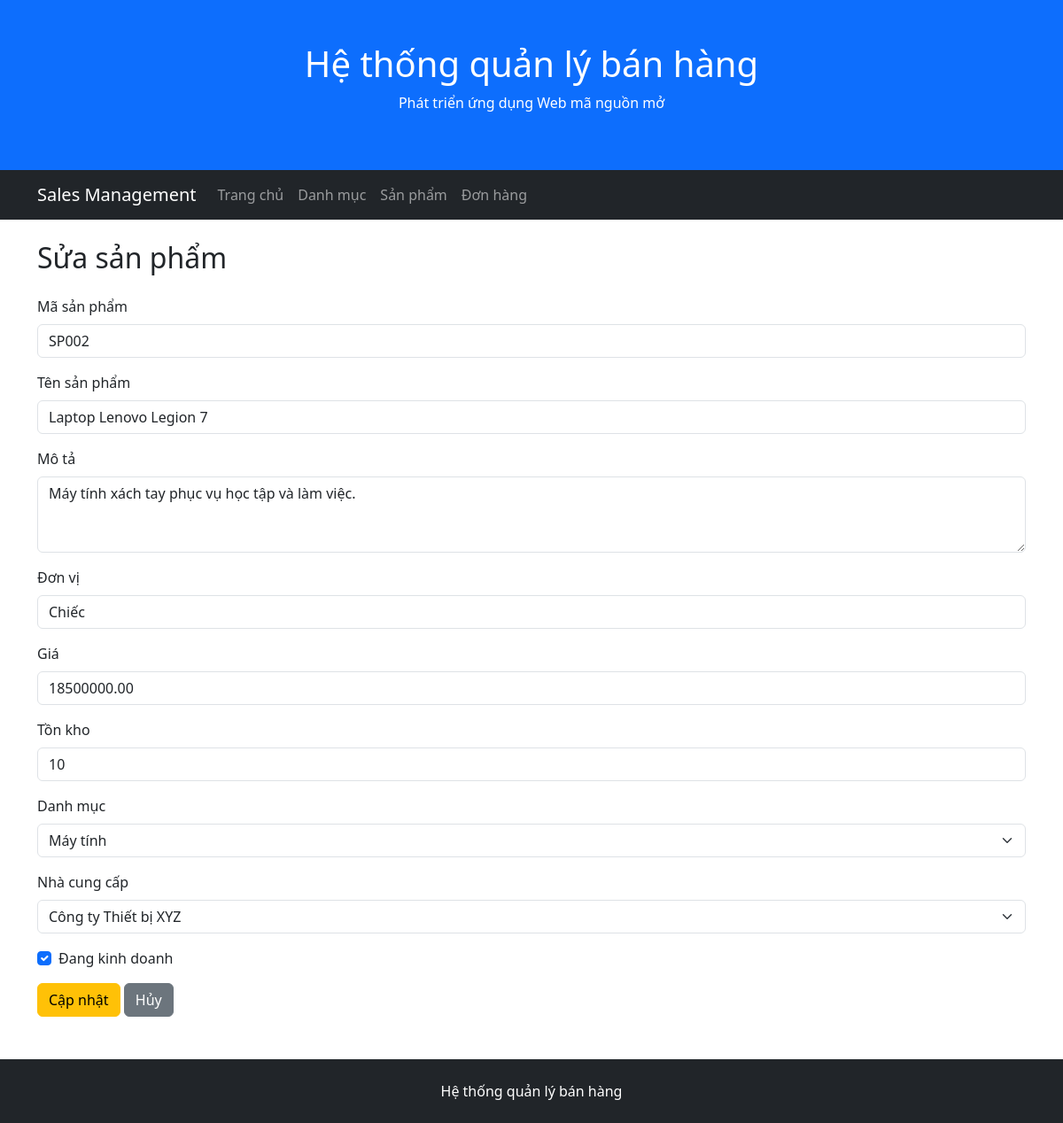
The app's page /products/edit.php?id=2 with its own data.
### tables this page shows
CREATE TABLE products (
    ProductID INT AUTO_INCREMENT PRIMARY KEY,
    ProductCode VARCHAR(50) NOT NULL UNIQUE,
    ProductName VARCHAR(255) NOT NULL,
    Description TEXT,
    Unit VARCHAR(20),
    Price DECIMAL(12,2) NOT NULL DEFAULT 0,
    StockQuantity INT NOT NULL DEFAULT 0,
    IsActive BOOLEAN NOT NULL DEFAULT TRUE,
    SupplierID INT NOT NULL,
    CategoryID INT NOT NULL,

    CONSTRAINT chk_products_price CHECK (Price >= 0),
    CONSTRAINT chk_products_stock CHECK (StockQuantity >= 0),
    CONSTRAINT fk_products_supplier
        FOREIGN KEY (SupplierID) REFERENCES suppliers(SupplierID),
    CONSTRAINT fk_products_category
        FOREIGN KEY (CategoryID) REFERENCES categories(CategoryID)
);

CREATE TABLE categories (
    CategoryID INT AUTO_INCREMENT PRIMARY KEY,
    CategoryName VARCHAR(200) NOT NULL,
    Description TEXT
);

CREATE TABLE suppliers (
    SupplierID INT AUTO_INCREMENT PRIMARY KEY,
    SupplierName VARCHAR(200) NOT NULL,
    ContactName VARCHAR(100),
    Address VARCHAR(200),
    City VARCHAR(100),
    PostalCode VARCHAR(20),
    Country VARCHAR(100),
    Phone VARCHAR(20)
);

### public/products/edit.php (the view, shortened to what this page needs)
<?php
require_once '/var/www/src/config/database.php';
$productID = isset($_GET['id']) ? (int) $_GET['id'] : 0;
$sql = "
    SELECT *
    FROM products
    WHERE ProductID = ?
";
$stmt = $conn->prepare($sql);
$stmt->bind_param('i', $productID);
$stmt->execute();
$result = $stmt->get_result();
$product = $result->fetch_assoc();
$sqlCategories = "
    SELECT CategoryID, CategoryName
    FROM categories
    ORDER BY CategoryName
";
$categories = $conn->query($sqlCategories);
$sqlSuppliers = "
    SELECT SupplierID, SupplierName
    FROM suppliers
    ORDER BY SupplierName
";
$suppliers = $conn->query($sqlSuppliers);
$selectedCategoryID = $_POST['category_id'] ?? $product['CategoryID'];
$selectedSupplierID = $_POST['supplier_id'] ?? $product['SupplierID'];
$currentIsActive = ($_SERVER['REQUEST_METHOD'] === 'POST')
    ? (isset($_POST['is_active']) ? 1 : 0)
    : (int) $product['IsActive'];
require_once '/var/www/src/includes/header.php';
require_once '/var/www/src/includes/navbar.php';
?>
<div class="container mt-4">
    <h2 class="mb-4">Sửa sản phẩm</h2>
    <form method="post">
        <div class="mb-3">
            <label for="productCode" class="form-label">Mã sản phẩm</label>
            <input
                type="text"
                class="form-control"
                id="productCode"
                name="product_code"
                value="<?= htmlspecialchars($_POST['product_code'] ?? $product['ProductCode']) ?>"
                required
            >
        </div>
        <div class="mb-3">
            <label for="productName" class="form-label">Tên sản phẩm</label>
            <input
                type="text"
                class="form-control"
                id="productName"
                name="product_name"
                value="<?= htmlspecialchars($_POST['product_name'] ?? $product['ProductName']) ?>"
                required
            >
        </div>
        <div class="mb-3">
            <label for="description" class="form-label">Mô tả</label>
            <textarea
                class="form-control"
                id="description"
                name="description"
                rows="3"
            ><?= htmlspecialchars($_POST['description'] ?? $product['Description'] ?? '') ?></textarea>
        </div>
        <div class="mb-3">
            <label for="unit" class="form-label">Đơn vị</label>
            <input
                type="text"
                class="form-control"
                id="unit"
                name="unit"
                value="<?= htmlspecialchars($_POST['unit'] ?? $product['Unit'] ?? '') ?>"
            >
        </div>
        <div class="mb-3">
            <label for="price" class="form-label">Giá</label>
            <input
                type="number"
                step="0.01"
                min="0"
                class="form-control"
                id="price"
                name="price"
                value="<?= htmlspecialchars($_POST['price'] ?? $product['Price']) ?>"
                required
            >
        </div>
        <div class="mb-3">
            <label for="stockQuantity" class="form-label">Tồn kho</label>
            <input
                type="number"
                min="0"
                class="form-control"
                id="stockQuantity"
                name="stock_quantity"
                value="<?= htmlspecialchars($_POST['stock_quantity'] ?? $product['StockQuantity']) ?>"
                required
            >
        </div>
        <div class="mb-3">
            <label for="categoryId" class="form-label">Danh mục</label>
            <select id="categoryId" name="category_id" class="form-select" required>
                <?php while ($category = $categories->fetch_assoc()): ?>
                    <option
                        value="<?= $category['CategoryID'] ?>"
                        <?= ((int) $selectedCategoryID === (int) $category['CategoryID']) ? 'selected' : '' ?>
                    >
                        <?= htmlspecialchars($category['CategoryName']) ?>
                    </option>
                <?php endwhile; ?>
            </select>
        </div>
        <div class="mb-3">
            <label for="supplierId" class="form-label">Nhà cung cấp</label>
            <select id="supplierId" name="supplier_id" class="form-select" required>
                <?php while ($supplier = $suppliers->fetch_assoc()): ?>
                    <option
                        value="<?= $supplier['SupplierID'] ?>"
                        <?= ((int) $selectedSupplierID === (int) $supplier['SupplierID']) ? 'selected' : '' ?>
                    >
                        <?= htmlspecialchars($supplier['SupplierName']) ?>
                    </option>
                <?php endwhile; ?>
            </select>
        </div>
        <div class="form-check mb-3">
            <input
                class="form-check-input"
                type="checkbox"
                id="isActive"
                name="is_active"
                value="1"
                <?= ($currentIsActive === 1) ? 'checked' : '' ?>
            >
            <label class="form-check-label" for="isActive">
                Đang kinh doanh
            </label>
        </div>
        <button type="submit" class="btn btn-warning">Cập nhật</button>
        <a href="/products/" class="btn btn-secondary">Hủy</a>
    </form>
</div>
<?php
require_once '/var/www/src/includes/footer.php';

### records on screen
products: product_code "SP002", product_name "Laptop Lenovo Legion 7", description "Máy tính xách tay phục vụ học tập và làm việc.", unit "Chiếc", price "18500000.00", stock_quantity "10", category_id "Máy tính", supplier_id "Công ty Thiết bị XYZ", IsActive "☑"
